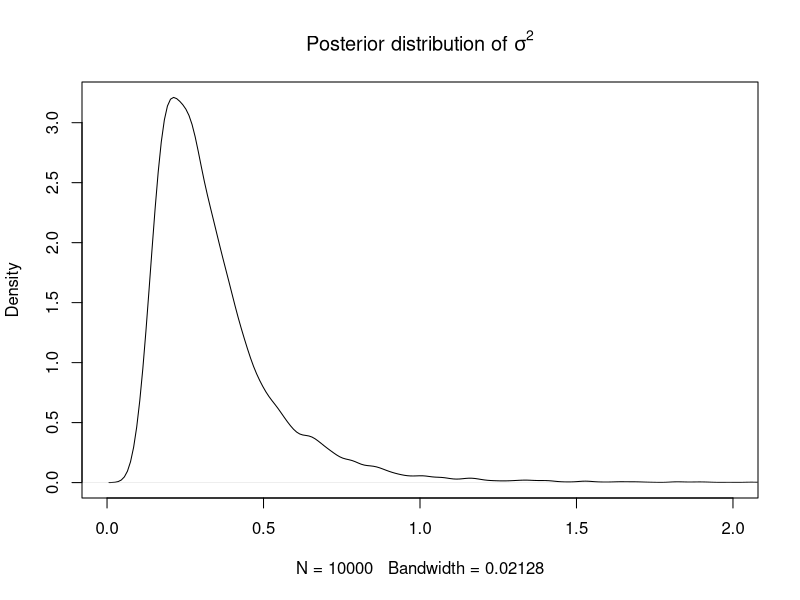
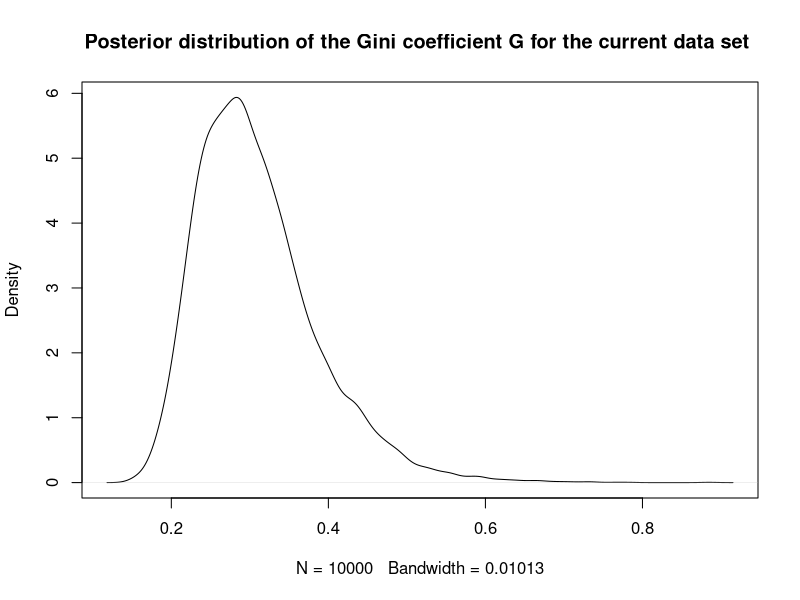
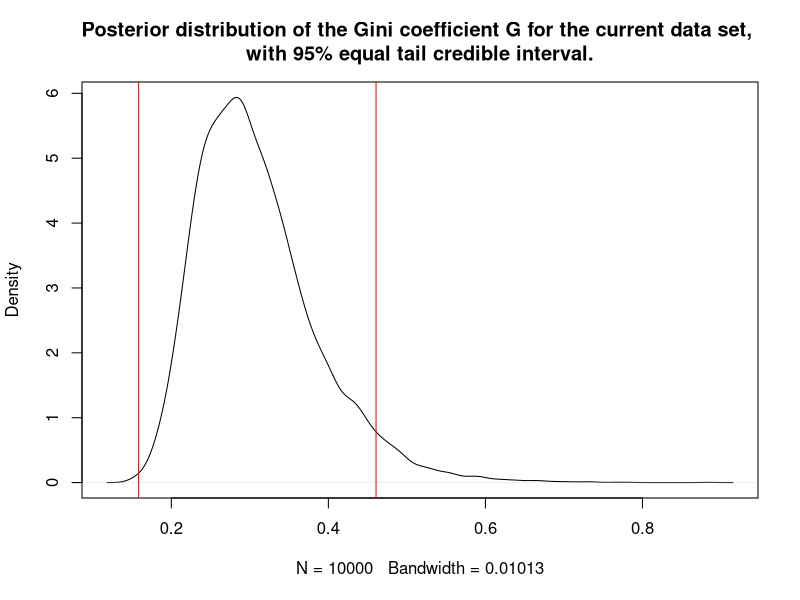
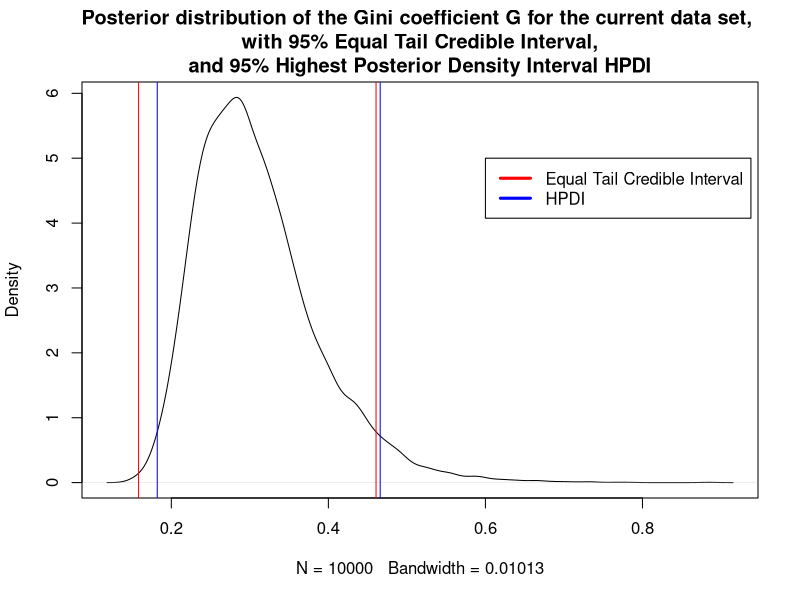

These charts were generated, in order, by the following R code:
###############################2a#####################################
data = c(33, 24, 48, 32, 55, 74, 23, 76, 17)
n <- length(data)

mju = 3.5
tao2 = sum((log(data)-mju)^2)/n

NDraws = 10000
PostDraws = c(1:NDraws)
set.seed(123465)
#drawing 10000 sigma^2 from the inv-chi^2 distribution
PostDraws = ((n)*tao2)/rchisq(NDraws,n)  

plot(density(PostDraws), xlim=c(0,2), main = expression(paste('Posterior distribution of ',sigma^2,)))




###############################2b#####################################
#phi(z) is the cumulative distribution function (CDF) for the standard normal distribution with mean 0 and variance 1.
#pnorm gives the distribution function for the Normal distribution with default mean=1 and sd=1 (the CDF),
#i.e. the accumulated probability mass up to some value (area under curve less or equal to the value)
G = 2*pnorm(sqrt(PostDraws/2)) - 1
plot(density(G), main = "Posterior distribution of the Gini coefficient G for the current data set ")




###############################2c#####################################
#estimation of the the 95% equal tail credible interval using mean and sd
mean = mean(G) 
sd = sd(G)
lowerBound = mean - 1.96*sd
upperBound = mean + 1.96*sd 
lowerBound
upperBound

#more exact values using qnorm
lowerBound = qnorm(0.025, mean, sd)
upperBound = qnorm(0.975, mean, sd)
lowerBound
upperBound

plot(density(G), main = "Posterior distribution of the Gini coefficient G for the current data set, \n with 95% equal tail credible interval. ")
abline(v=lowerBound, col="red")
abline(v=upperBound, col="red")




###############################2d#####################################
#extract x- and y-values from the density estimate and sort these on y-value 
#density = density(G, n=10000)
density = density(G)
x = density$x
y = density$y
xy = cbind(x,y)
xy_sorted = xy[order(xy[,2],decreasing=TRUE),]

#calculate what value 95% of the accumulated y-values corresponds to, i.e. the accumulated value to stop at 
#when deciding which (x,y)-pairs to look at
stop_value = sum(xy_sorted[,2])*0.95

#accumulated sum of the sorted y-values
#find out at which index we reach 95% mass (i.e. the stop_value),
#then index 1 to stop_index corresponds to 95% mass
acumulatedMass <- function(stop_val) {
  for (i in 1:length(xy_sorted)) {
    if (sum(xy_sorted[1:i,2]) > stop_val) {
      return (i-1)
    }
  }
}
stop_index = acumulatedMass(stop_value)

#alternative to using above function:
#cumSum = cumsum(xy_sorted[,2])
#stop_index = min(which(cumSum > stop_value)) - 1

#only keep the 95% of the mass corresponding to highest densities
xy_sorted_95 = xy_sorted[1:stop_index,]

#find the indexes corresponding to lower and upper bound
lower_index = which.min(xy_sorted_95[,1])
upper_index = which.max(xy_sorted_95[,1])
lower_index
upper_index

#extract actual lower and upper bounds
HPDIlower = xy_sorted_95[lower_index,1]
HPDIupper = xy_sorted_95[upper_index,1]
HPDIlower
HPDIupper

plot(density(G), main = "Posterior distribution of the Gini coefficient G for the current data set, \n with 95% Equal Tail Credible Interval, \n and 95% Highest Posterior Density Interval HPDI ")
legend(x = 0.6, y = 5, legend = c("Equal Tail Credible Interval", "HPDI"), col = c("red","blue"), lwd = 3)
abline(v=lowerBound, col="red")
abline(v=upperBound, col="red")
abline(v=HPDIlower, col="blue")
abline(v=HPDIupper, col="blue")



